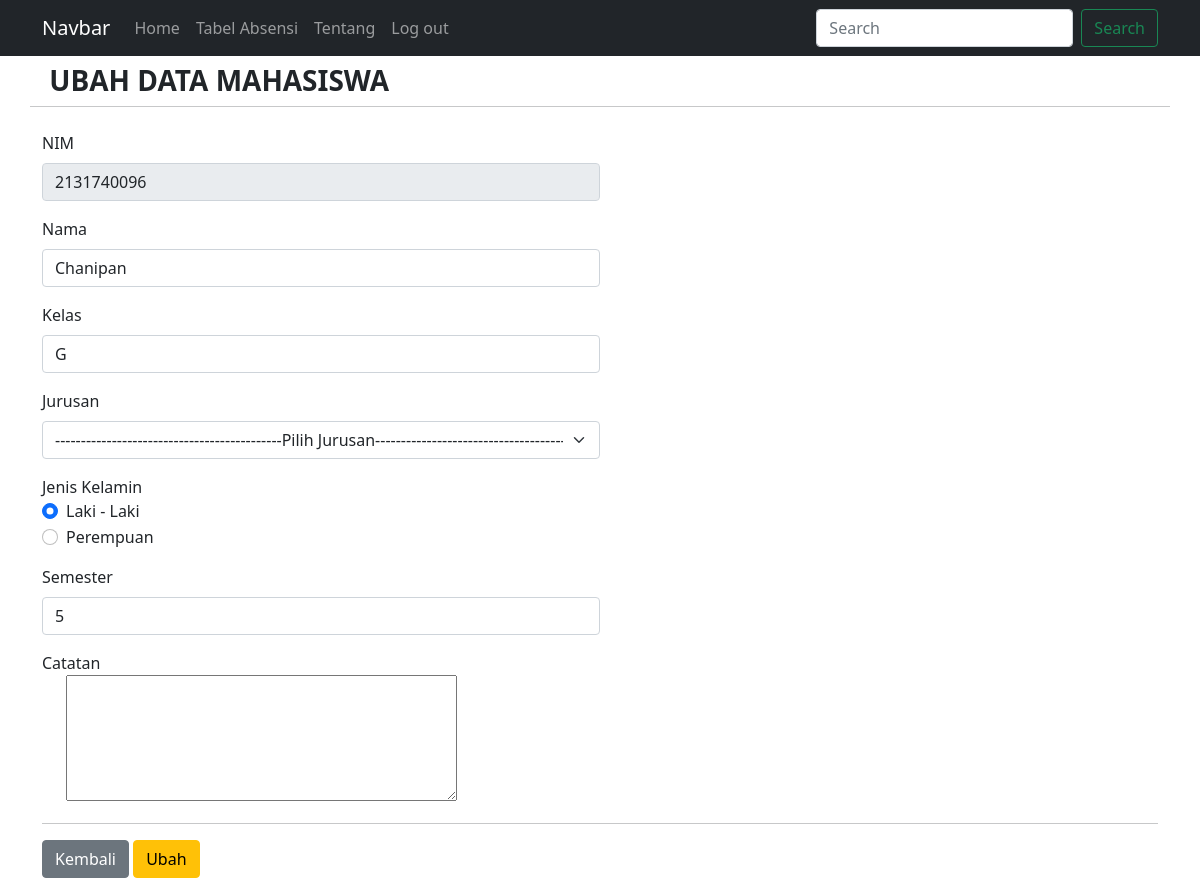
/ubah.php?nim=2131740096, run on the app's committed database.
### tables this page shows
CREATE TABLE `mahasiswa` (
  `id` int(11) NOT NULL,
  `nim` varchar(255) NOT NULL,
  `nama` varchar(255) NOT NULL,
  `kelas` varchar(255) NOT NULL,
  `jurusan` enum('S1 Sistem Informasi','S1 Teknik Informatika','D3 Sistem Informasi') NOT NULL,
  `jk` enum('Laki - Laki','Perempuan') NOT NULL,
  `Semester` varchar(2) NOT NULL,
  `catatan` varchar(500) NOT NULL
);

### koneksi.php (called while the page is built, shortened)
<?php
$koneksi = mysqli_connect("localhost", "root", "", "multi_user");
function query($query)
{
    global $koneksi;
    $result = mysqli_query($koneksi, $query);
    $rows = [];
    while ($row = mysqli_fetch_assoc($result)) {
        $rows[] = $row;
    }
    return $rows;
}
?>

### ubah.php (the view, shortened to what this page needs)
<?php
require 'koneksi.php';
$nim = $_GET['nim'];
$siswa = query("SELECT * FROM mahasiswa WHERE nim = $nim")[0];
?>
<!DOCTYPE html>
<html lang="en">
<head>
    <link rel="stylesheet" href="https://cdn.datatables.net/1.10.23/css/dataTables.bootstrap5.min.css">
    <link rel="stylesheet" href="https://cdn.jsdelivr.net/npm/bootstrap@5.0.0-beta1/dist/css/bootstrap.min.css">
    <link href="https://cdn.jsdelivr.net/npm/bootstrap@5.0.2/dist/css/bootstrap.min.css" rel="stylesheet">
</head>
<body>
    <nav class="navbar navbar-expand-lg navbar-dark bg-dark ">
  <div class="container">
    <a class="navbar-brand" href="halaman_admin.php">Navbar</a>
    <div class="collapse navbar-collapse" id="navbarSupportedContent">
      <ul class="navbar-nav me-auto mb-2 mb-lg-0">
        <li class="nav-item">
          <a class="nav-link" aria-current="page" href="halaman_admin.php">Home</a>
        <li class="nav-item">
          <a class="nav-link" href="tabeladmin.php">Tabel Absensi</a>
        </li>
        <li class="nav-item">
          <a class="nav-link" href="tentangadmin.php">Tentang</a>
        </li>
        </li>
        <li class="nav-item">
          <a class="nav-link" href="logout.php" tabindex="-1" aria-disabled="true">Log out</a>
        </li>
      </ul>
      <form class="d-flex">
        <input class="form-control me-2" type="search" placeholder="Search" aria-label="Search">
        <button class="btn btn-outline-success" type="submit">Search</button>
      </form>
    </div>
  </div>
</nav>
    <div class="container">
        <div class="row my-2">
            <div class="col-md">
                <h3 class="fw-bold text-uppercase"><i class="bi bi-pencil-square"></i>&nbsp;Ubah Data Mahasiswa</h3>
            </div>
            <hr>
        </div>
        <div class="row my-2">
            <div class="col-md">
                <form action="" method="post" enctype="multipart/form-data">
                    <div class="mb-3">
                        <label for="nim" class="form-label">NIM</label>
                        <input type="number" class="form-control w-50" id="nim" value="<?= $siswa['nim']; ?>" name="nim" readonly>
                    </div>
                    <div class="mb-3">
                        <label for="nama" class="form-label">Nama</label>
                        <input type="text" class="form-control w-50" id="nama" value="<?= $siswa['nama']; ?>" name="nama" autocomplete="off" required>
                    </div>
                    <div class="mb-3">
                        <label for="kelas" class="form-label">Kelas</label>
                        <input type="text" class="form-control w-50" id="kelas" value="<?= $siswa['kelas']; ?>" name="kelas" autocomplete="off" required>
                    </div>
                    <div class="mb-3">
                        <label for="jurusan" class="form-label">Jurusan</label>
                        <select class="form-select w-50" id="jurusan" name="jurusan">
                            <option disabled selected value>--------------------------------------------Pilih Jurusan--------------------------------------------</option>
                        </select>
                    </div>
                    <div class="mb-3">
                        <label>Jenis Kelamin</label>
                        <div class="form-check">
                            <input class="form-check-input" type="radio" name="jk" id="Laki - Laki" value="Laki - Laki" <?php if ($siswa['jk'] == 'Laki - Laki') { ?> checked='' <?php } ?>>
                            <label class="form-check-label" for="Laki - Laki">Laki - Laki</label>
                        </div>
                        <div class="form-check">
                            <input class="form-check-input" type="radio" name="jk" id="Perempuan" value="Perempuan" <?php if ($siswa['jk'] == 'Perempuan') { ?> checked='' <?php } ?>>
                            <label class="form-check-label" for="Perempuan">Perempuan</label>
                        </div>
                    </div>
                    <div class="mb-3">
                        <label for="Semester" class="form-label">Semester</label>
                        <input type="number" class="form-control w-50" id="Semester" value="<?= $siswa['Semester']; ?>" name="Semester" autocomplete="off" required>
                    </div>
                    <div>
                    <div class="mb-3">
                    <label>Catatan</label>
                    <div class="form-check">
                      <textarea name="catatan" rows="5" cols="40" value="<?= $siswa['catatan']; ?>"></textarea>
                    </div>
                    </div>
                    <hr>
                    <a href="tabeladmin.php" class="btn btn-secondary">Kembali</a>
                    <button type="submit" class="btn btn-warning" name="ubah">Ubah</button>
                </form>
            </div>
        </div>
    </div>
</body>
</html>

### data on the page
mahasiswa: nim "2131740096", nama "Chanipan", kelas "G", jk "☑ Laki - Laki", jk "☐ Perempuan", Semester "5"
